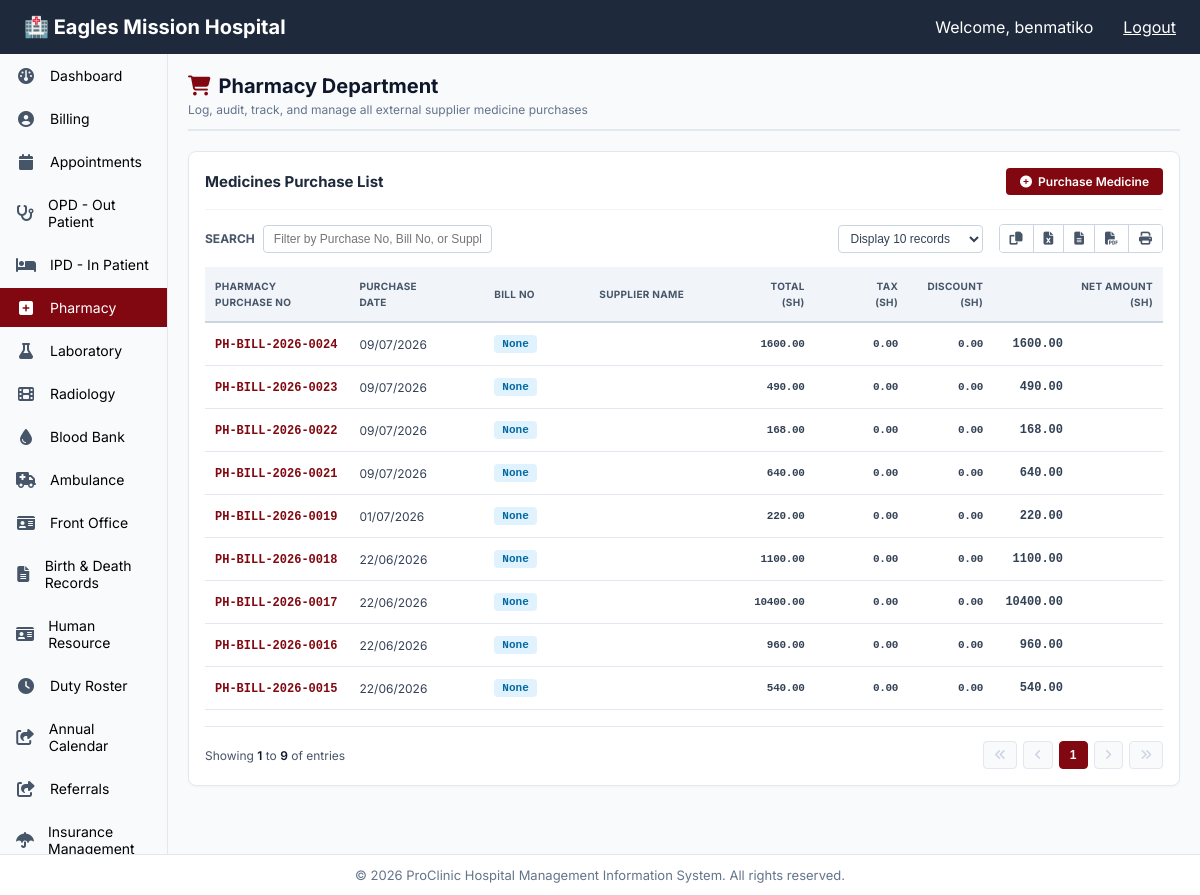
Page /pharmacy/medicines/purchase/ (signed in) on the committed database.
### pharmacy/models.py (models this page shows, shortened)
class Purchase(models.Model):
    PAYMENT_MODE_CHOICES = [
        ('Cash', 'Cash'),
        ('M-Pesa', 'M-Pesa'),
        ('Bank', 'Bank Transfer'),
        ('Insurance', 'Insurance'),
        ('Credit', 'Credit'),
    ]
    STATUS_CHOICES = [
        ('Pending', 'Pending'),
        ('Paid', 'Paid'),
        ('Partial', 'Partial'),
    ]
    purchase_no = models.CharField(max_length=100, unique=True, editable=False)
    supplier = models.ForeignKey(Supplier, on_delete=models.PROTECT, related_name='purchases', null=True, blank=True)
    patient = models.ForeignKey('patients.Patient', on_delete=models.PROTECT, related_name='pharmacy_bills', null=True, blank=True)
    doctor_name = models.CharField(max_length=200, blank=True, null=True)
    case_id = models.CharField(max_length=100, blank=True, null=True)
    prescription = models.CharField(max_length=200, blank=True, null=True)
    status = models.CharField(max_length=20, choices=STATUS_CHOICES, default='Pending')
    supplier_bill_number = models.CharField(max_length=100, blank=True, null=True)
    purchase_date = models.DateTimeField(default=timezone.now)
    total_amount = models.DecimalField(max_digits=12, decimal_places=2, default=0.00)
    discount_amount = models.DecimalField(max_digits=12, decimal_places=2, default=0.00)
    tax_summary = models.DecimalField(max_digits=12, decimal_places=2, default=0.00)
    net_amount = models.DecimalField(max_digits=12, decimal_places=2, default=0.00)
    payment_mode = models.CharField(max_length=50, choices=PAYMENT_MODE_CHOICES, default='Cash')
    payment_amount = models.DecimalField(max_digits=12, decimal_places=2, default=0.00)
    payment_note = models.CharField(max_length=255, blank=True, null=True)
    purchase_note = models.TextField(blank=True, null=True)
    document_attachment = models.FileField(upload_to='pharmacy/purchases/', blank=True, null=True)
    created_at = models.DateTimeField(auto_now_add=True)
    updated_at = models.DateTimeField(auto_now=True)
    class Meta:
        ordering = ['-purchase_date']
        verbose_name_plural = "Purchases"

### pharmacy/views.py (the view)
# urls.py: path('medicines/purchase/', views.purchase_medicines_ledger, name='purchasemedicines'),
@login_required
def purchase_medicines_ledger(request):
    purchases = Purchase.objects.select_related('supplier').order_by('-purchase_date')
    paginator = Paginator(purchases, int(request.GET.get('per_page', 20)))
    context = {
        'purchases': paginator.get_page(request.GET.get('page', 1)),
        'total_records': paginator.count,
    }
    return render(request, 'pharmacy/purchasemedicines.html', context)

### pharmacy/templates/pharmacy/purchasemedicines.html (shortened to what this page needs)
{% extends "base.html" %}
{% block content %}
<div class="pharmacy-container-layout template-fullwidth-override">
  <div class="pharmacy-panel-header">
    <div class="panel-title-group">
      <h1><i class="fa fa-shopping-cart"></i> Pharmacy Department</h1>
      <p class="panel-subtitle">Log, audit, track, and manage all external supplier medicine purchases</p>
    </div>
  </div>
  <div class="pharmacy-billing-section">
    <div class="ledger-action-row">
      <h2>Medicines Purchase List</h2>
      <div class="ledger-btn-group">
        <a href="{% url 'pharmacy:purchasemedicinesbuy' %}" class="btn-hms-primary">
          <i class="fa fa-plus-circle"></i> Purchase Medicine
        </a>
      </div>
    </div>
    <div class="ledger-utility-row">
      <div class="search-wrapper-block">
        <label for="ledgerSearch">Search</label>
        <input type="text" id="ledgerSearch" class="search-input-field" placeholder="Filter by Purchase No, Bill No, or Supplier...">
      </div>
      <div class="export-pagination-group">
        <select class="entries-dropdown-select" aria-label="Records display pagination configuration">
          <option value="10">Display 10 records</option>
        </select>
        <div class="export-icon-buttons-container">
          <button type="button" class="btn-export-icon" title="Copy Table Data"><i class="fa fa-copy"></i></button>
          <button type="button" class="btn-export-icon" title="Export to Excel"><i class="fa fa-file-excel-o"></i></button>
          <button type="button" class="btn-export-icon" title="Export to CSV"><i class="fa fa-file-text-o"></i></button>
          <button type="button" class="btn-export-icon" title="Export to PDF"><i class="fa fa-file-pdf-o"></i></button>
          <button type="button" class="btn-export-icon" title="Print Table"><i class="fa fa-print"></i></button>
        </div>
      </div>
    </div>
    <div class="table-fixed-container containment-fullwidth">
      <table class="hms-table hms-purchase-table table-element-fullwidth" id="purchaseTable">
        <thead>
          <tr>
            <th class="col-purchase-no">Pharmacy<br>Purchase No</th>
            <th class="col-purchase-date">Purchase<br>Date</th>
            <th class="col-bill-no">Bill No</th>
            <th class="col-supplier">Supplier Name</th>
            <th class="col-total text-right">Total<br>(sh)</th>
            <th class="col-tax text-right">Tax<br>(sh)</th>
            <th class="col-discount text-right">Discount<br>(sh)</th>
            <th class="col-net text-right">Net Amount<br>(sh)</th>
          </tr>
        </thead>
        <tbody>
          {% for purchase in purchases %}
          <tr>
            <td class="purchase-number-cell"><strong>{{ purchase.purchase_no }}</strong></td>
            <td>{{ purchase.purchase_date|date:"d/m/Y" }}</td>
            <td><span class="badge-bill">{{ purchase.supplier_bill_number }}</span></td>
            <td class="supplier-name-cell" title="{{ purchase.supplier.name }}">{{ purchase.supplier.name|truncatechars:30 }}</td>
            <td class="text-right qty-bold financial-digits">{{ purchase.total_amount|floatformat:2 }}</td>
            <td class="text-right qty-bold financial-digits">{{ purchase.tax_summary|floatformat:2 }}</td>
            <td class="text-right qty-bold financial-digits">{{ purchase.discount_amount|floatformat:2 }}</td>
            <td class="text-right financial-digits-bold balance-cell">
              {{ purchase.net_amount|floatformat:2 }}
            </td>
          </tr>
          {% empty %}
          <tr>
            <td colspan="8" class="empty-table-placeholder">
              <i class="fa fa-info-circle"></i> No medical supply purchase histories found in the database.
            </td>
          </tr>
          {% endfor %}
        </tbody>
      </table>
    </div>
    <div class="ledger-pagination-row">
      <div class="pagination-counter-info">
        Showing <strong>{{ purchases.start_index|default:1 }}</strong> to <strong>{{ purchases.end_index|default:purchases.count }}</strong> of <strong>{{ purchases.count }}</strong> entries
      </div>
      <div class="pagination-nav-controls">
        {% if purchases.has_previous %}
          <a href="?page=1" class="btn-page-nav" title="First Page"><i class="fa fa-angle-double-left"></i></a>
          <a href="?page={{ purchases.previous_page_number }}" class="btn-page-nav" title="Previous Page"><i class="fa fa-angle-left"></i></a>
        {% else %}
          <button type="button" class="btn-page-nav" disabled><i class="fa fa-angle-double-left"></i></button>
          <button type="button" class="btn-page-nav" disabled><i class="fa fa-angle-left"></i></button>
        {% endif %}
        <div class="page-numeric-links">
          {% for num in purchases.paginator.page_range %}
            {% if purchases.number == num %}
              <button type="button" class="btn-page-num active-page">{{ num }}</button>
            {% elif num > purchases.number|add:'-3' and num < purchases.number|add:'3' %}
              <a href="?page={{ num }}" class="btn-page-num">{{ num }}</a>
            {% endif %}
          {% endfor %}
        </div>
        {% if purchases.has_next %}
          <a href="?page={{ purchases.next_page_number }}" class="btn-page-nav" title="Next Page"><i class="fa fa-angle-right"></i></a>
          <a href="?page={{ purchases.paginator.num_pages }}" class="btn-page-nav" title="Last Page"><i class="fa fa-angle-double-right"></i></a>
        {% else %}
          <button type="button" class="btn-page-nav" disabled><i class="fa fa-angle-right"></i></button>
          <button type="button" class="btn-page-nav" disabled><i class="fa fa-angle-double-right"></i></button>
        {% endif %}
      </div>
    </div>
  </div>
</div>
{% endblock %}

### templates/base.html (shortened to what this page needs)
{% load static %}
<!DOCTYPE html>
<html lang="en">
<head>
    <link rel="stylesheet" href="https://cdnjs.cloudflare.com/ajax/libs/font-awesome/4.7.0/css/font-awesome.min.css">
    <link rel="stylesheet" href="https://cdnjs.cloudflare.com/ajax/libs/font-awesome/6.4.0/css/all.min.css">
    <link rel="stylesheet" href="{% static 'css/styles.css' %}">
</head>
<body>
    <div class="grid {% if hide_sidebar %}full-canvas-view{% endif %}">
        <div class="header">
            <div class="logo">
                <a href="{% url 'dashboard:home' %}" style="color: white; text-decoration: none; font-size: 20px; font-weight: bold;">🏥 Eagles Mission Hospital</a>
            </div>
            {% if request.user.is_authenticated %}
                <div class="user-info" style="display: flex; align-items: center;">
                    <span>Welcome, {{ request.user.first_name|default:request.user.username }}</span>
                    <form action="{% url 'accounts:logout' %}" method="post" style="display: inline; margin-left: 15px;">
                        <a href="{% url 'accounts:logout_confirm' %}" style="color: white; margin-left: 15px;">Logout</a>
                    </form>
                </div>
            {% endif %}
        </div>
        {% if not hide_sidebar %}
            {% include "sidebar.html" %}
        {% endif %}
        <main class="content">
            {% block content %}
            {% endblock %}
        </main>
        <div class="footer">
            &copy; {% now "Y" %} ProClinic Hospital Management Information System. All rights reserved.
        </div>
    </div>
</body>
</html>

### rows in the picture
Purchase: purchase_no "PH-BILL-2026-0024", purchase_date "09/07/2026", supplier_bill_number "None", total_amount "1600.00", tax_summary "0.00", discount_amount "0.00", net_amount "1600.00"
Purchase: purchase_no "PH-BILL-2026-0023", purchase_date "09/07/2026", supplier_bill_number "None", total_amount "490.00", tax_summary "0.00", discount_amount "0.00", net_amount "490.00"
Purchase: purchase_no "PH-BILL-2026-0022", purchase_date "09/07/2026", supplier_bill_number "None", total_amount "168.00", tax_summary "0.00", discount_amount "0.00", net_amount "168.00"
Purchase: purchase_no "PH-BILL-2026-0021", purchase_date "09/07/2026", supplier_bill_number "None", total_amount "640.00", tax_summary "0.00", discount_amount "0.00", net_amount "640.00"
Purchase: purchase_no "PH-BILL-2026-0019", purchase_date "01/07/2026", supplier_bill_number "None", total_amount "220.00", tax_summary "0.00", discount_amount "0.00", net_amount "220.00"
Purchase: purchase_no "PH-BILL-2026-0018", purchase_date "22/06/2026", supplier_bill_number "None", total_amount "1100.00", tax_summary "0.00", discount_amount "0.00", net_amount "1100.00"
Purchase: purchase_no "PH-BILL-2026-0017", purchase_date "22/06/2026", supplier_bill_number "None", total_amount "10400.00", tax_summary "0.00", discount_amount "0.00", net_amount "10400.00"
Purchase: purchase_no "PH-BILL-2026-0016", purchase_date "22/06/2026", supplier_bill_number "None", total_amount "960.00", tax_summary "0.00", discount_amount "0.00", net_amount "960.00"
Purchase: purchase_no "PH-BILL-2026-0015", purchase_date "22/06/2026", supplier_bill_number "None", total_amount "540.00", tax_summary "0.00", discount_amount "0.00", net_amount "540.00"

### other values in the picture
{{ request.user.first_name|default:request.user.username }} "benmatiko"
{{ purchases.start_index|default:1 }} "1"
{{ purchases.end_index|default:purchases.count }} "9"
{{ num }} "1"
